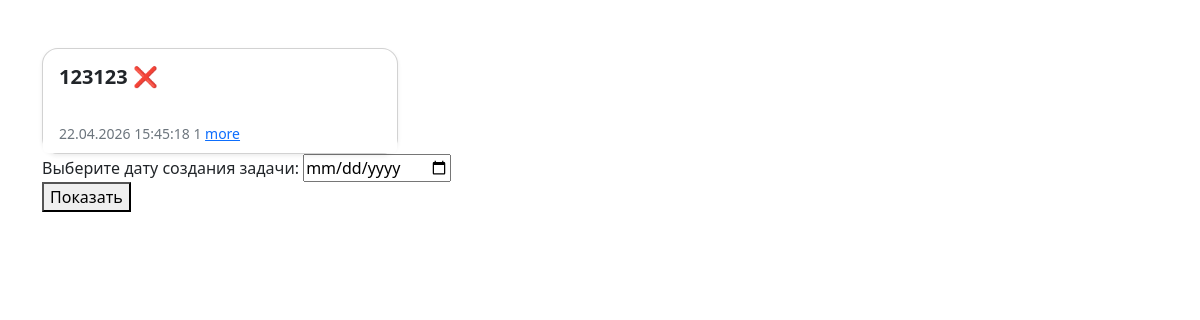
Page /list/ (signed in) on the earlier database version.
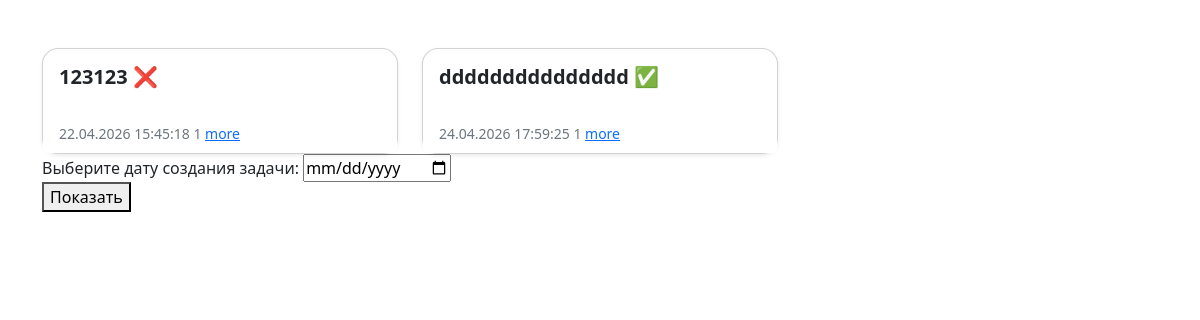
Same page on the later database version.
### content/models.py (models this page shows, shortened)
class Task(models.Model):
    user = models.ForeignKey(User, on_delete=models.CASCADE)
    name = models.CharField(max_length=55)
    slot = models.IntegerField(default=1)
    day = models.DateField()
    is_completed = models.BooleanField(default=False)
    created = models.DateTimeField(auto_now_add=True)
    class Meta:
        constraints = [
            models.UniqueConstraint(
                fields=["user", "day", "slot"],
                name="unique_user_day_slot"
            )
        ]

### content/views.py (the view)
# urls.py: path("list/", contentviews.all_task, name="list"),
def all_task(request):
    if not request.user.is_authenticated:
        return redirect("login")
    tasks = Task.objects.filter(user=request.user)
    return render(request, "content/all_tasks.html", {"tasks": tasks})

### templates/content/all_tasks.html (shortened to what this page needs)
<!DOCTYPE html>
<html lang="en">
<head>
    <link href="https://cdn.jsdelivr.net/npm/bootstrap@5.3.2/dist/css/bootstrap.min.css" rel="stylesheet">
</head>
<body>
<div class="container mt-5">
    {% if tasks %}
        <div class="row g-4">
            {% for task in tasks %}
            <div class="col-md-6 col-lg-4">
                <div class="card shadow-sm h-100 rounded-4">
                    <div class="card-body">
                        <h5 class="card-title fw-bold">
                            {{ task.name }} {% if task.is_completed %}
                                ✅
                            {% else %}
                                ❌
                            {% endif %}
                        </h5>
                    </div>
                    <div class="card-footer bg-white border-0">
                        <small class="text-secondary">
                            {{ task.created|date:"d.m.Y H:i:s" }}
                            {{ task.slot }}
                            <a href="{% url 'tasks_by_date_and_slot' task.created|date:'Y-m-d' task.slot %}">
                                more
                            </a>
                        </small>
                    </div>
                </div>
            </div>
            {% endfor %}
        </div>
    <form id="dateForm">
  <div>
    <label for="task">Выберите дату создания задачи:</label>
    <input
      type="date"
      id="task"
      name="task"
      min="{{ request.user.date_joined|date:'Y-m-d' }}"
      max="{{ today|date:'Y-m-d' }}"
      required
    />
  </div>
  <div>
    <button type="submit">Показать</button>
  </div>
</form>
</div>
    {% else %}
        <div class="text-center mt-5">
            <h2 class="text-muted">Задач не найдено</h2>
        </div>
    {% endif %}
</body>
</html>

Differences in the rows shown:
added Task: name "ddddddddddddddd", created "24.04.2026 17:59:25", slot "1"
